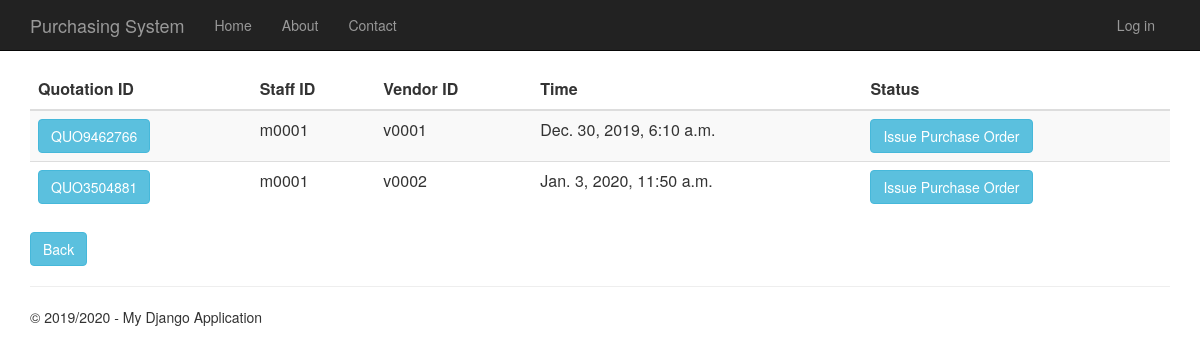
The page /quotationhistory on the database its author committed.
### Quotation/models.py (models this page shows, shortened)
class Quotation(models.Model):
    quotation_id = models.CharField(primary_key=True, max_length=10)
    time_created = models.DateTimeField()
    description = models.TextField(null=True,default=None, blank=True)
    total_price = models.DecimalField(max_digits=10, decimal_places=2, default=Decimal('0.00'))
    person_id = models.ForeignKey(Person, on_delete = models.CASCADE)
    vendor_id = models.ForeignKey(Vendor, on_delete = models.CASCADE)
    request_for_quotation_id = models.OneToOneField(RequestForQuotation, on_delete = models.CASCADE)

### app/models.py (models this page shows, shortened)
class Person(models.Model):
    user_id = models.OneToOneField(User)
    person_id = models.CharField(primary_key=True, max_length=10)
    person_name = models.TextField()
    person_address = models.TextField()
    person_phone_number = models.TextField()
    person_role = models.TextField(default = 'EMPLOYEE')

class Vendor(models.Model):
    vendor_id = models.CharField(primary_key=True, max_length=10)
    vendor_name = models.TextField()
    vendor_phone_number = models.TextField()
    vendor_address = models.TextField()
    vendor_email = models.TextField()
    def __str__(self):
        return str(self.vendor_id)

### Quotation/views.py (the view)
# urls.py: url(r'^quotationhistory', Quotation.views.quotationhistory, name="quotation_history"),
def quotationhistory(request):
    quotations = Quotation.objects.all()
    context = {
            'title':'Quotation History',
            'rows':quotations,
            'year':'2019/2020'
        }
    return render(request,'Quotation/quotationhistory.html',context)

### Quotation/templates/Quotation/quotationhistory.html
﻿{% extends "app/layout.html" %}
{% block content %}
<div class="purchaseorderhistory margintop" action="menu">
    <form action="quotationhistorydetails" method="GET">
        <table class="table table-striped margintop">
            <thead>
                <tr>
                    <th scope="col">Quotation ID</th>
                    <th scope="col">Staff ID</th>
                    <th scope="col">Vendor ID</th>
                    <th scope="col">Time</th>
                    <th scope="col">Status</th>
                </tr>
            </thead>
            <tbody>
                {% for r in rows %}
                <tr>
                    <td><button type="submit" name="quo_id" value="{{r.quotation_id}}" class="btn btn-info">{{r.quotation_id}}</button></td>
                    <td>{{r.person_id.person_id}}</td>
                    <td>{{r.vendor_id}}</td>
                    <td>{{r.time_created}}</td>
                    <td><button type="submit" class="btn btn-info buttonsize1">Issue Purchase Order</button></td>
                </tr>
                {% endfor %}
            </tbody>
        </table>
        <div class="margintop">
            <a type="submit" class="btn btn-info" href="/menu">Back</a>
        </div>
    </form>
</div>
{% endblock %}

### app/static/app/content/site.css (style rules this page uses)
body { padding-top: 50px; padding-bottom: 20px; }

### rows shown on the page
Quotation: quotation_id "QUO9462766", person_id.person_id "m0001", vendor_id "v0001", time_created "Dec. 30, 2019, 6:10 a.m."
Quotation: quotation_id "QUO3504881", person_id.person_id "m0001", vendor_id "v0002", time_created "Jan. 3, 2020, 11:50 a.m."

### other values the page prints
{{ year }} "2019/2020"
